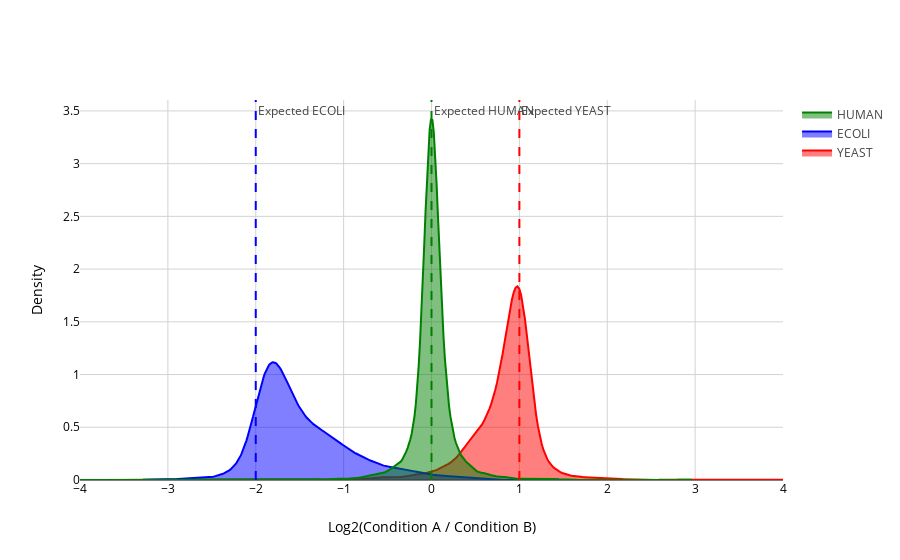
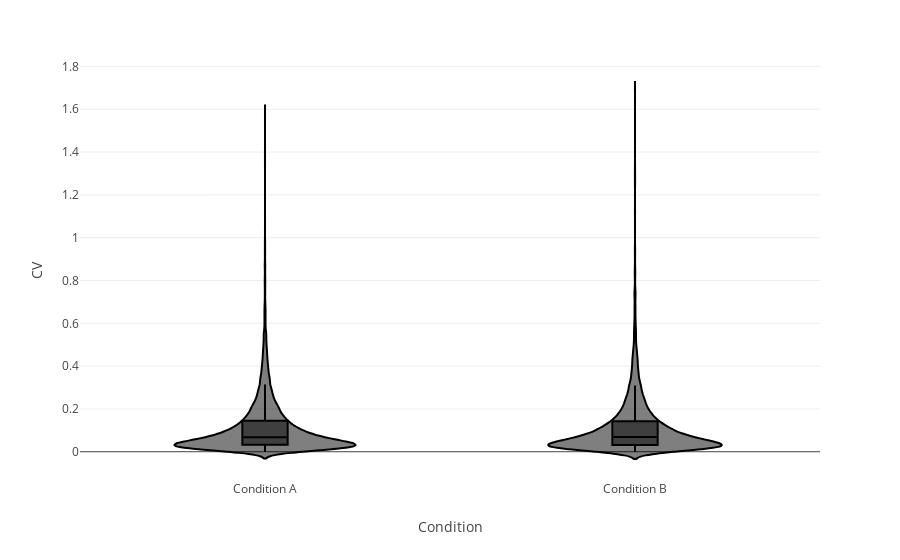
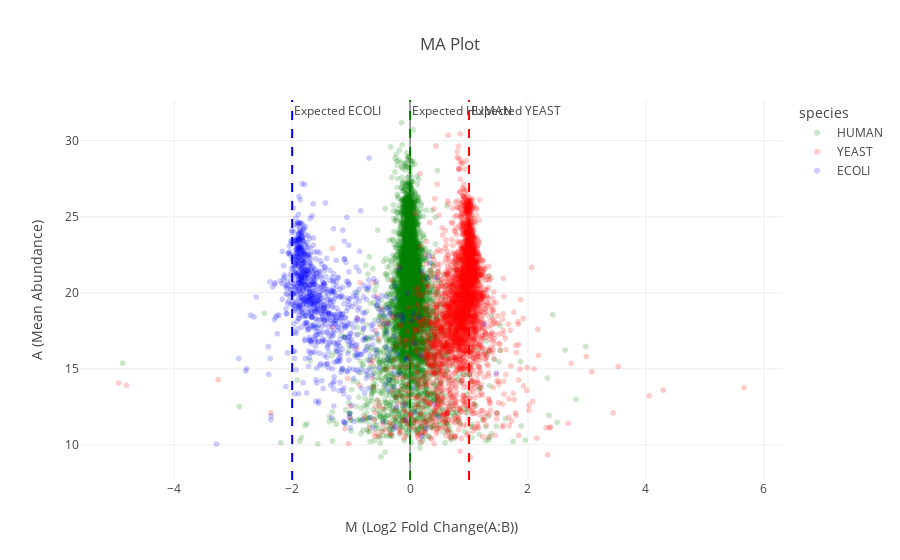

Notebook code for these charts, in order:
### Markdown cell above
## 2. In depth plots

### Code cell
# Generate the standard ProteoBench in-depth plots
try:
    print("🎨 Generating ProteoBench standard plots...")
    
    # Generate all the standard LFQ HYE plots
    plots = plot_generator.generate_in_depth_plots(
        performance_data=intermediate_df,
        parse_settings=parse_settings
    )
    
    print(f"✅ Generated {len(plots)} ProteoBench plots:")
    for plot_name in plots.keys():
        print(f"  • {plot_name}")
    
    # Display each plot
    plot_descriptions = plot_generator.get_in_depth_plot_descriptions()
    
    for plot_name, fig in plots.items():
        print(f"\n📊 {plot_name.upper()} PLOT:")
        print(f"📝 Description: {plot_descriptions.get(plot_name, 'No description available')}")
        
        # Show the plot
        fig.show()
    
    print("\n✅ All ProteoBench standard plots generated successfully!")
    
except Exception as e:
    print(f"❌ Error generating ProteoBench plots: {e}")
    import traceback
    traceback.print_exc()
    
    # Fallback to basic plotting if needed
    print("\n⚠️  Falling back to basic plotting...")
    
    # Create a simple fold change plot as fallback
    import plotly.express as px
    
    if 'log2_A_vs_B' in intermediate_df.columns and 'species' in intermediate_df.columns:
        fig = px.histogram(
            intermediate_df, 
            x='log2_A_vs_B', 
            color='species',
            title='Fold Change Distribution by Species',
            nbins=50,
            opacity=0.7
        )
        fig.update_layout(
            xaxis_title='Log2 Fold Change (A vs B)',
            yaxis_title='Count'
        )
        fig.show()
        print("✅ Basic fold change plot created as fallback!")

### Figure 1 — Plotly figure (JSON) as saved in the notebook; plotly's stock layout.template omitted (floating-point values rounded to 4 significant figures; data arrays with more than 128 entries replaced by an {"elided": "..."} marker saying what was removed)
{"data": [{"fill": "tozeroy", "legendgroup": "YEAST", "marker": {"color": "red"}, "mode": "lines", "name": "YEAST", "opacity": 0.4, "showlegend": true, "type": "scatter", "x": {"elided": "500 float values"}, "xaxis": "x", "y": {"elided": "500 float values"}, "yaxis": "y"}, {"fill": "tozeroy", "legendgroup": "ECOLI", "marker": {"color": "blue"}, "mode": "lines", "name": "ECOLI", "opacity": 0.4, "showlegend": true, "type": "scatter", "x": {"elided": "500 float values"}, "xaxis": "x", "y": {"elided": "500 float values"}, "yaxis": "y"}, {"fill": "tozeroy", "legendgroup": "HUMAN", "marker": {"color": "green"}, "mode": "lines", "name": "HUMAN", "opacity": 0.4, "showlegend": true, "type": "scatter", "x": {"elided": "500 float values"}, "xaxis": "x", "y": {"elided": "500 float values"}, "yaxis": "y"}], "layout": {"annotations": [{"showarrow": false, "text": "Expected YEAST", "x": 1, "xanchor": "left", "xref": "x", "y": 1, "yanchor": "top", "yref": "y domain"}, {"showarrow": false, "text": "Expected ECOLI", "x": -2, "xanchor": "left", "xref": "x", "y": 1, "yanchor": "top", "yref": "y domain"}, {"showarrow": false, "text": "Expected HUMAN", "x": 0, "xanchor": "left", "xref": "x", "y": 1, "yanchor": "top", "yref": "y domain"}], "barmode": "overlay", "hovermode": "closest", "legend": {"traceorder": "reversed"}, "shapes": [{"line": {"color": "red", "dash": "dash"}, "type": "line", "x0": 1, "x1": 1, "xref": "x", "y0": 0, "y1": 1, "yref": "y domain"}, {"line": {"color": "blue", "dash": "dash"}, "type": "line", "x0": -2, "x1": -2, "xref": "x", "y0": 0, "y1": 1, "yref": "y domain"}, {"line": {"color": "green", "dash": "dash"}, "type": "line", "x0": 0, "x1": 0, "xref": "x", "y0": 0, "y1": 1, "yref": "y domain"}], "xaxis": {"anchor": "y2", "color": "black", "domain": [0, 1], "gridcolor": "lightgray", "gridwidth": 1, "range": [-4, 4], "title": {"text": "Log2(Condition A / Condition B)"}, "zeroline": false}, "yaxis": {"anchor": "free", "color": "black", "domain": [0, 1], "gridcolor": "lightgray", "gridwidth": 1, "position": 0, "title": {"text": "Density"}}}}

### Figure 2 — Plotly figure (JSON) as saved in the notebook; plotly's stock layout.template omitted (floating-point values rounded to 4 significant figures; data arrays with more than 128 entries replaced by an {"elided": "..."} marker saying what was removed)
{"data": [{"alignmentgroup": "True", "box": {"visible": true}, "hovertemplate": "Condition=%{x}<br>CV=%{y}<extra></extra>", "legendgroup": "", "marker": {"color": "#000001"}, "name": "", "offsetgroup": "", "orientation": "v", "points": false, "scalegroup": "True", "showlegend": false, "type": "violin", "x": {"elided": "21519 str values"}, "x0": " ", "xaxis": "x", "y": {"elided": "21519 float values"}, "y0": " ", "yaxis": "y"}], "layout": {"legend": {"tracegroupgap": 0}, "margin": {"t": 60}, "violinmode": "group", "xaxis": {"anchor": "y", "domain": [0, 1], "title": {"text": "Condition"}}, "yaxis": {"anchor": "x", "domain": [0, 1], "title": {"text": "CV"}}}}

### Figure 3 — Plotly figure (JSON) as saved in the notebook; plotly's stock layout.template omitted (floating-point values rounded to 4 significant figures; data arrays with more than 128 entries replaced by an {"elided": "..."} marker saying what was removed)
{"data": [{"hovertemplate": "species=HUMAN<br>M (Log2 Fold Change(A:B))=%{x}<br>A (Mean Abundance)=%{y}<extra></extra>", "legendgroup": "HUMAN", "marker": {"color": "green", "opacity": 0.2, "size": 6, "symbol": "circle"}, "mode": "markers", "name": "HUMAN", "showlegend": true, "type": "scattergl", "x": {"elided": "6886 float values"}, "xaxis": "x", "y": {"elided": "6886 float values"}, "yaxis": "y"}, {"hovertemplate": "species=YEAST<br>M (Log2 Fold Change(A:B))=%{x}<br>A (Mean Abundance)=%{y}<extra></extra>", "legendgroup": "YEAST", "marker": {"color": "red", "opacity": 0.2, "size": 6, "symbol": "circle"}, "mode": "markers", "name": "YEAST", "showlegend": true, "type": "scattergl", "x": {"elided": "3367 float values"}, "xaxis": "x", "y": {"elided": "3367 float values"}, "yaxis": "y"}, {"hovertemplate": "species=ECOLI<br>M (Log2 Fold Change(A:B))=%{x}<br>A (Mean Abundance)=%{y}<extra></extra>", "legendgroup": "ECOLI", "marker": {"color": "blue", "opacity": 0.2, "size": 6, "symbol": "circle"}, "mode": "markers", "name": "ECOLI", "showlegend": true, "type": "scattergl", "x": {"elided": "1091 float values"}, "xaxis": "x", "y": {"elided": "1091 float values"}, "yaxis": "y"}], "layout": {"annotations": [{"showarrow": false, "text": "Expected YEAST", "x": 1, "xanchor": "left", "xref": "x", "y": 1, "yanchor": "top", "yref": "y domain"}, {"showarrow": false, "text": "Expected ECOLI", "x": -2, "xanchor": "left", "xref": "x", "y": 1, "yanchor": "top", "yref": "y domain"}, {"showarrow": false, "text": "Expected HUMAN", "x": 0, "xanchor": "left", "xref": "x", "y": 1, "yanchor": "top", "yref": "y domain"}], "legend": {"title": {"text": "species"}, "tracegroupgap": 0}, "shapes": [{"line": {"color": "red", "dash": "dash"}, "type": "line", "x0": 1, "x1": 1, "xref": "x", "y0": 0, "y1": 1, "yref": "y domain"}, {"line": {"color": "blue", "dash": "dash"}, "type": "line", "x0": -2, "x1": -2, "xref": "x", "y0": 0, "y1": 1, "yref": "y domain"}, {"line": {"color": "green", "dash": "dash"}, "type": "line", "x0": 0, "x1": 0, "xref": "x", "y0": 0, "y1": 1, "yref": "y domain"}], "title": {"text": "MA Plot"}, "xaxis": {"anchor": "y", "domain": [0, 1], "title": {"text": "M (Log2 Fold Change(A:B))"}}, "yaxis": {"anchor": "x", "domain": [0, 1], "title": {"text": "A (Mean Abundance)"}}}}
